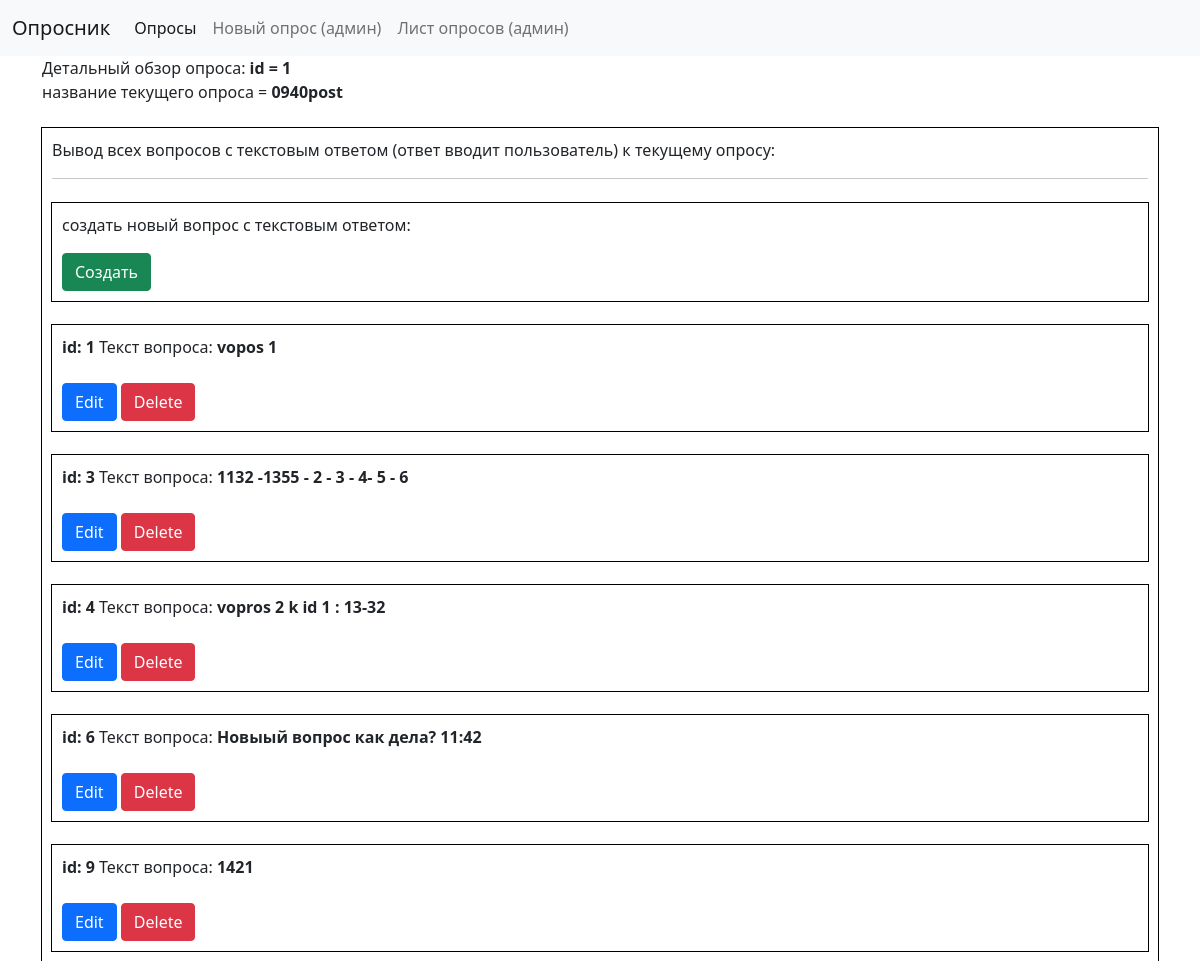
/opros_detailed/1, run on an earlier commit of the app's database.
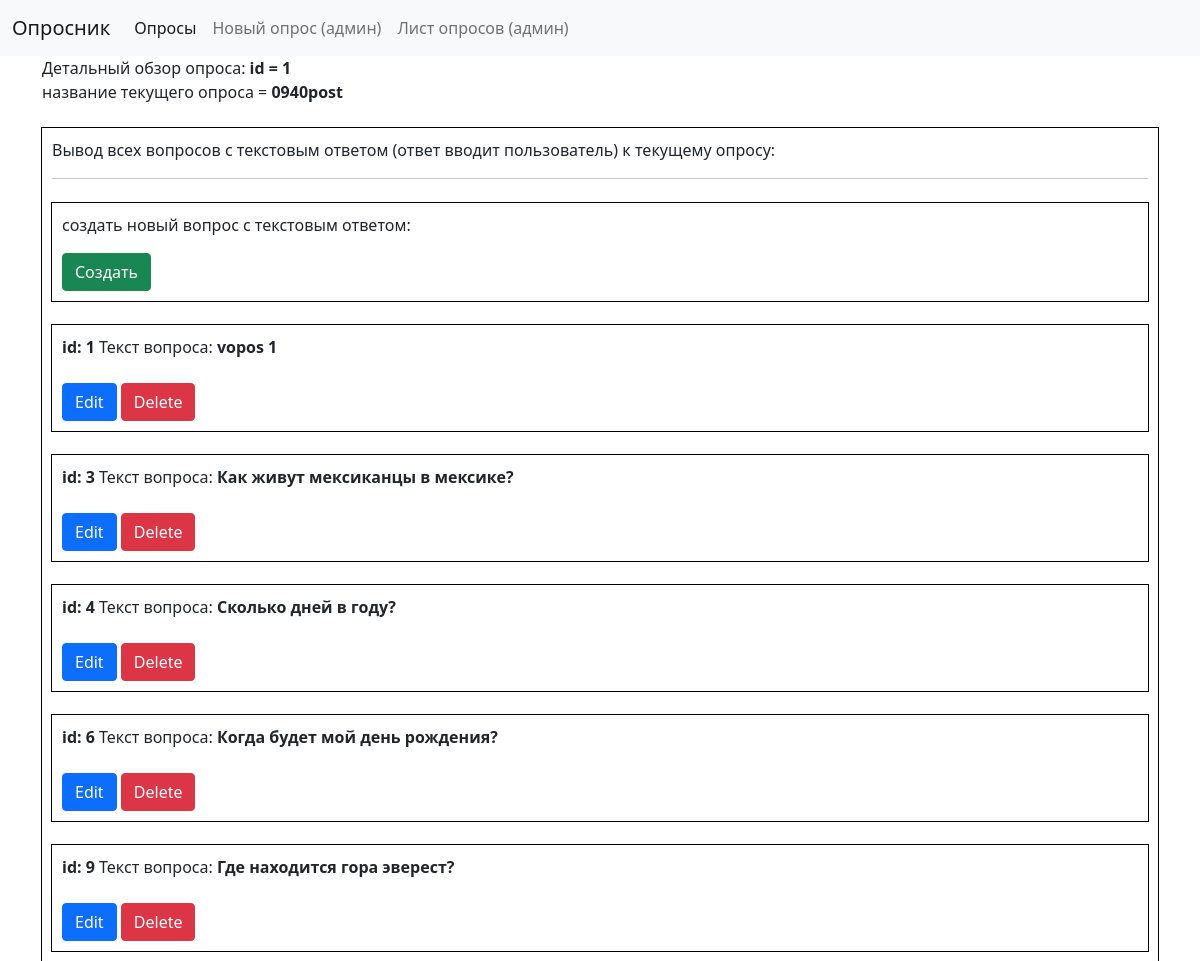
And on a later commit of the database.
### app/models.py (models this page shows, shortened)
class Opros(models.Model):
    creator = models.ForeignKey(User, related_name='user_id_like', on_delete=models.CASCADE)
    title = models.CharField(max_length=500)
    opisanie = models.CharField(max_length=900)
    date_of_start = models.DateField(blank=True, null=True)
    date_of_end = models.DateField(blank=True, null=True)
    blocked = models.BooleanField(default=False) #можно удалить не используется

class Question_tekst(models.Model):
    opros_id = models.ForeignKey(Opros, on_delete=models.DO_NOTHING, related_name="question_for_opros")
    question_text = models.CharField(max_length=1000)
    question_answer = models.CharField(max_length=1000, blank=True, null=True) #здесь ошибка этого поля быть не должно, это ответ в обьекте ответ

### app/views.py (the view)
# urls.py: path("opros_detailed/<int:opros_id>", views.opros_detailed, name="opros_detailed"),
def opros_detailed(request, opros_id):
    current_opros = Opros.objects.get(pk=opros_id)
    questions_tekst = current_opros.question_for_opros.all()
    return render(request, "app/opros_detailed.html",{
        "current_opros": current_opros,
        "questions_tekst": questions_tekst,
    })

### app/templates/app/opros_detailed.html (shortened to what this page needs)
{% extends "app/layout.html" %}
{% block body %}
    Детальный обзор опроса:
    <b>id = {{current_opros.id}}</b><br>
    название текущего опроса = <b>{{current_opros.title}}<br><br> </b>
    <div class="questions_tekst">
        <p>Вывод всех вопросов с текстовым ответом (ответ вводит пользователь) к текущему опросу:</p>
        <hr>
        {% if current_opros.date_of_start == None %}
            <div class="questions_tekst mt-4">
                <p>создать новый вопрос с текстовым ответом:</p>
                <a href="{% url 'new_vopros_text' current_opros.id %}" class="btn btn-success">Создать</a>
            </div>
        {% else %}
            <p class="mt-4">Здесь нельзя создать вопрос </p>
        {% endif %}
        {% for vopros in questions_tekst  %}
            <div class="questions_tekst mt-4">
                <b>id: {{vopros.id}}</b>
                Текст вопроса: <b>{{vopros.question_text}}</b>
                {% if current_opros.date_of_start == None %}
                    <div class="mt-4">
                        <a href="{% url 'edit_vopros_text' vopros.id %}" class="btn btn-primary">Edit</a>
                        <a href="{% url 'delete_vopros_text' vopros.id %}" class="btn btn-danger">Delete</a>
                    </div>
                {% else %}
                    <p class="mt-4">Нельзя изменить или удалить вопрос так как опрос имеет дату старта</p>
                {% endif %}
            </div>
        {% endfor %}
    </div>
{% endblock %}

### app/templates/app/layout.html (shortened to what this page needs)
{% load static %}
<!DOCTYPE html>
<html lang="en">
<head>
    <link href="https://cdn.jsdelivr.net/npm/bootstrap@5.0.2/dist/css/bootstrap.min.css" rel="stylesheet">
    <link href="{% static 'styles.css' %}" rel="stylesheet">
</head>
<body>
    <nav class="navbar navbar-expand-lg navbar-light bg-light">
    <div class="container-fluid">
        <a class="navbar-brand" href="/">Опросник</a>
        <div class="collapse navbar-collapse" id="navbarNavAltMarkup">
        <div class="navbar-nav">
            <a class="nav-link active" aria-current="page" href="/">Опросы</a>
            <a class="nav-link" href="{% url 'new_opros' %}">Новый опрос (админ)</a>
            <a class="nav-link" href="{% url 'list_admin' %}">Лист опросов (админ)</a>
        </div>
        </div>
    </div>
    </nav>
    <div class="container">
        <div class="body">
            {% block body %}
            {% endblock %}
        </div>
    </div>
</body>
</html>

### static/styles.css (style rules this page uses)
.questions_tekst { outline: black solid 1px; padding: 10px; }

What changed in the data, as far as the page shows it:
changed Question_tekst id 3: question_text "1132 -1355 - 2 - 3 - 4- 5 - 6" → "Как живут мексиканцы в мексике?"
changed Question_tekst id 4: question_text "vopros 2 k id 1 : 13-32" → "Сколько дней в году?"
changed Question_tekst id 6: question_text "Новыый вопрос как дела? 11:42" → "Когда будет мой день рождения?"
changed Question_tekst id 9: question_text "1421" → "Где находится гора эверест?"
